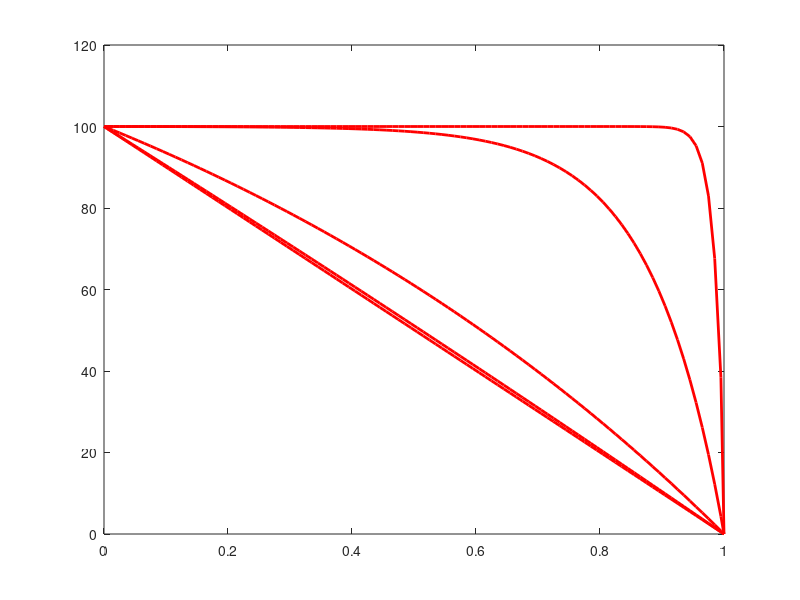

MATLAB code to generate this figure:
fileID = fopen('result.txt');
step = 5;
n = 102;
y = zeros(n);
x = zeros(n);
for i = 2:(n-1)
	x(i) = 0.005 + 0.01*(i-2);
end
x(1) = 0;
x(102) = 1;
y(1) = 100;
y(102) = 0;
for i = 1:step
	for j =2:101
		y(j) = fscanf(fileID,'%f',1); 
	end
	plot(x,y,"linewidth",2,"r");
	hold on;						
end
